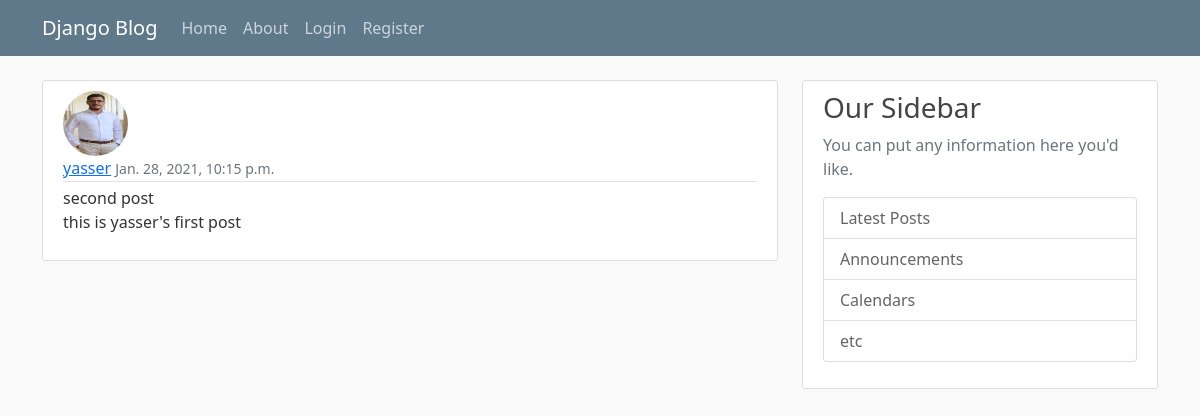
Screenshot of /post/11/ with the database file from the repository.
### blog/models.py (models this page shows, shortened)
class Blog(models.Model):
    title = models.CharField(max_length=100)
    content =  models.TextField()
    date_posted = models.DateTimeField(default=timezone.now)
    author = models.ForeignKey(User, on_delete=models.CASCADE)

### users/models.py (models this page shows, shortened)
class Profile(models.Model):
    user = models.OneToOneField(User, on_delete=models.CASCADE)
    image= models.ImageField(default='default.jpg', upload_to='profile_pics')

### blog/views.py (the view)
# urls.py: path('post/<int:pk>/', PostDetailView.as_view(), name = "post-detail"),
class PostDetailView(DetailView):
    model = Blog

### blog/templates/blog/blog_detail.html (shortened to what this page needs)
{% extends 'blog/base.html' %}
{% block content%}
<article class="media content-section">
  <img src ="{{ object.author.profile.image.url}}" class="rounded-circle article-img">
    <div class="media-body">
      <div class="article-metadata">
        <a class="mr-2" href="#">{{ object.author }}</a>
        <small class="text-muted">{{ object.date_posted }}</small>
      </div>
      <h2class="article-title">{{ object.title }}</h2>
      <p class="article-content">{{ object.content }}</p>
    </div>
  </article>
{% endblock content%}

### blog/static/blog/main.css (style rules this page uses)
body { background: #fafafa; color: #333333; margin-top: 5rem; }
.content-section { background: #ffffff; padding: 10px 20px; border: 1px solid #dddddd; border-radius: 3px; margin-bottom: 20px; }
.article-content { white-space: pre-line; }
.article-img { height: 65px; width: 65px; margin-right: 16px; }
.article-metadata { padding-bottom: 1px; margin-bottom: 4px; border-bottom: 1px solid #e3e3e3 }

### rows the page displays
Blog: author.profile.image (picture), author "yasser", date_posted "Jan. 28, 2021, 10:15 p.m.", title "second post", content "this is yasser's first post"
